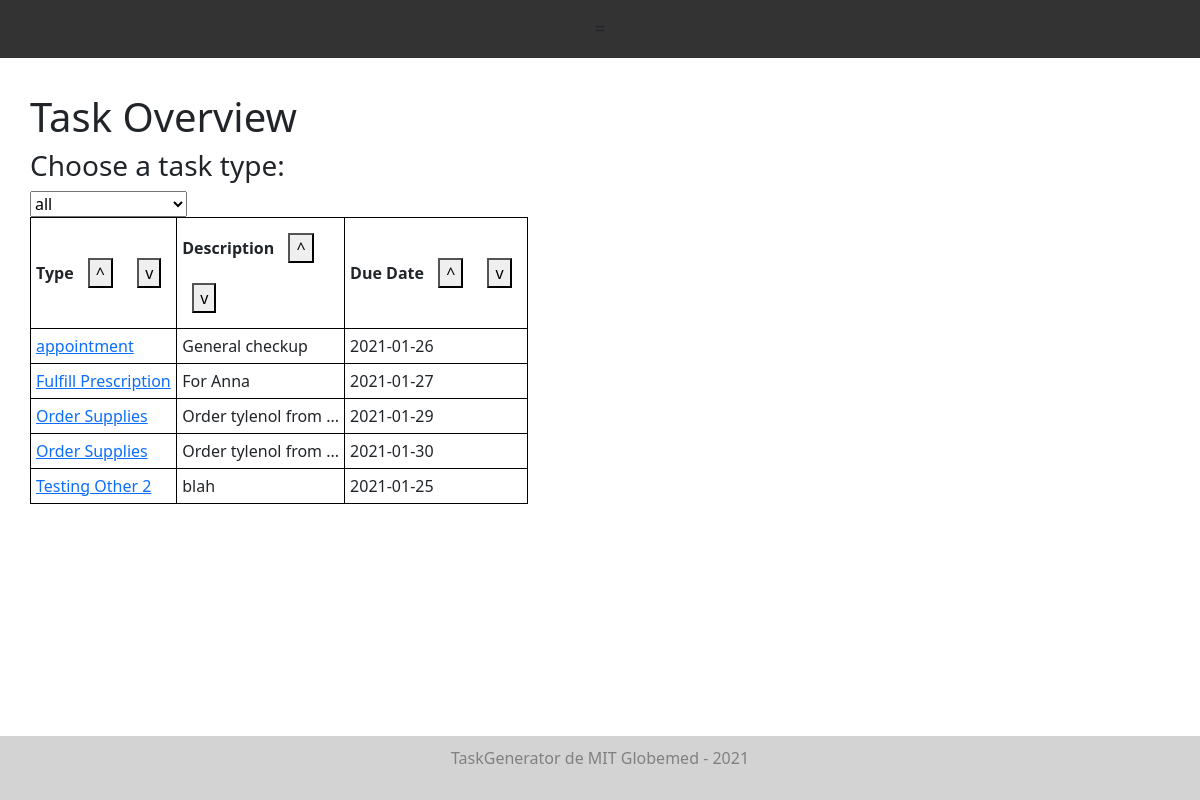
The page /tasks (signed in) on the database as committed earlier.
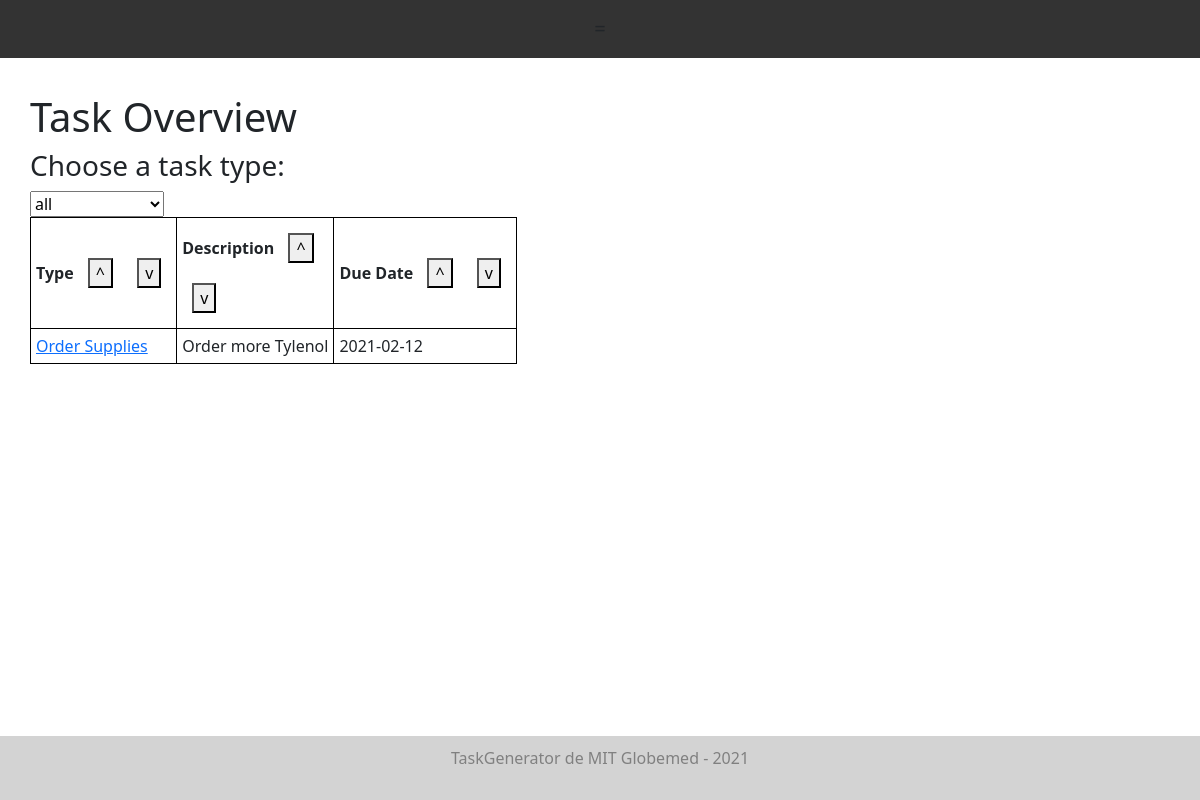
The same page on the database as committed later.
### models.py (models this page shows)
class Task(Base):
    __tablename__ = "tasks"
    id = Column(Integer, primary_key=True)
    task_type = Column(String, default="Generic")
    creator_id = Column(Integer)
    created_datetime = Column(DateTime)
    created_datestring = Column(String)
    due_datetime = Column(DateTime)
    due_datestring = Column(String)
    description = Column(String)
    completed = Column(Boolean) # completed or not
    fields = Column(PickleType) # dictionary of strings to strings
    reminders = Column(PickleType) # list of datetimes
    reminder_datestrings = Column(PickleType) # list of datetimes
    color = Column(String)
    items_of_use = Column(PickleType) # list of Inventory Item IDs

### app.py (the view)
@app.route('/tasks')
@check_login_wrapper
def tasks():
    return render_template("tasks.html", tasks=get_tasks(), col_strings = ["Due Date"], col_vars = ["due_datestring"], task_types=get_task_types())

### app.py (called while the page is built)
def check_login_wrapper(func):
    @wraps(func)
    def inner(*args, **kwargs):
        if "language" not in login_session:
            login_session['language'] = 'Spanish'
            UNITS = ["dia", "semana", "mes"]
            WEEKDAYS = ["Lunes", "Martes", "Miercoles", "Jueves", "Viernes", "Sabados", "Domingo"]
        if "username" not in login_session:
            flash("Please login to see that page." if login_session["language"] == "English" else "Inicie sesión para ver esa página")
            return redirect(url_for('login'))
        if "language" not in login_session:
            login_session["language"] = "Spanish"
        return func(*args, **kwargs)
    return inner

### database.py (called while the page is built)
def get_task_types():
    return session.query(TaskType).all()

def get_tasks():
    return session.query(Task).all()

### templates/tasks.html (shortened to what this page needs)
{% extends "layout.html" %}
{% block body %}
	<h1>Task Overview</h1>
  <h3>Choose a task type:</h3>
  <select id="task_type" name="task_type" onchange="filterByTaskType()">
    <option value="all">all</option>
  </select>
  <div id="table-container">
	  <table id="hidden-task-table" style="display: none;">
  		<tr>
  			<th> Type <button onclick="sortTable(0)">^</button> <button onclick="sortTable(0, true)">v</button></th>
  			<th>Description <button onclick="sortTable(1)">^</button> <button onclick="sortTable(1, true)">v</button></th>
  			{% for col in col_strings %}
  				<th> {{ col }} <button onclick="sortTable( {{loop.index+1}} )">^</button> <button onclick="sortTable({{loop.index+1}}, true)">v</button></th>
  			{% endfor %}
  	    </tr>
  	{% for task in tasks %}
  		<tr class="task-row">
  			<td><a href="/task/{{task.id}}"> {{ task.task_type }} </a></td>
  			{% if task.description|length > 20 %}
  		        <td class="desc-col"> {{ task.description[:20] }} <span class="tooltip2">...<span class="tooltiptext">{{ task.description }}</span></span></td>
  		    {% else %}
  		    	<td class="desc-col"> {{ task.description }} </td>
  		    {% endif %}
  	        {% for col in col_vars %}
  				<td> {{ task[col] }} </td>
  			{% endfor %}
  	    </tr>
      {% endfor %}
    </table>
  </div>
{%endblock%}

Rows that differ between the two databases and show on the page:
removed Task: task_type "appointment", description "General checkup", due_datestring "2021-01-26"
removed Task: task_type "Fulfill Prescription", description "For Anna", due_datestring "2021-01-27"
removed Task: task_type "Order Supplies", description "Order tylenol from", due_datestring "2021-01-29"
removed Task: task_type "Order Supplies", description "Order tylenol from", due_datestring "2021-01-30"
removed Task: task_type "Testing Other 2", description "blah", due_datestring "2021-01-25"
added Task: task_type "Order Supplies", description "Order more Tylenol", due_datestring "2021-02-12"
